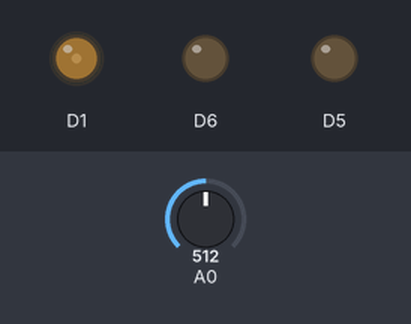
The sketch below on a simulated ESP8266 (NodeMCU). Parts: output pins drawn as LEDs (lit = HIGH). The inputs (shaded band) are chosen by the test bench; at power-on: A0 = 512. WiFi joins after 1.5 s; servers stay silent unless stated; what the sketch prints to the serial monitor is not drawn.

Above: at 2.7 s.
2.8 s: A0 set to 987
4.3 s: A0 set to 1014
At 5.1 s:
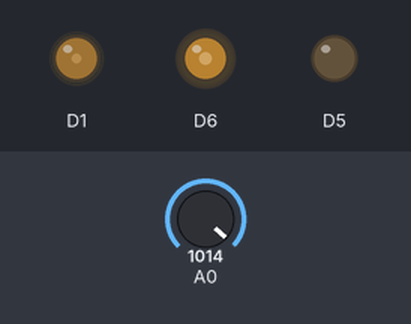
7.3 s: A0 set to 990
At 7.6 s:
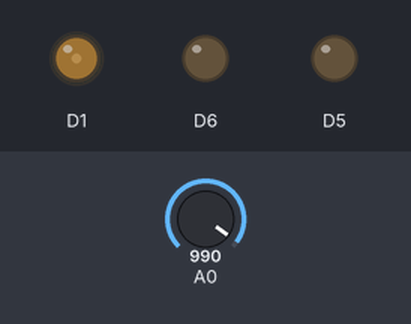
8.8 s: A0 set to 1010
At 9.6 s:
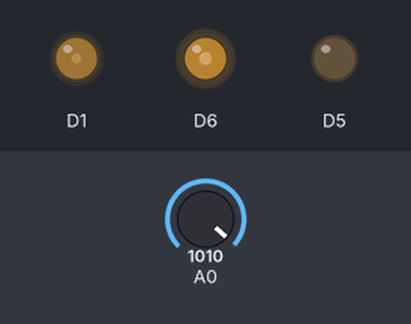
Timing chart, 0 to 11.8 s (numbered marks = the images above; inputs shaded):
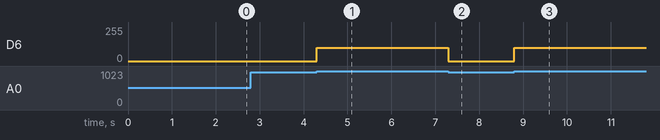

The sketch:

Wol_hardware.ino
```cpp
#include <ESP8266WiFi.h>
#include <ESP8266WebServer.h>
int ReadPin = D0;
const char* ssid = ""; //ssid here
const char* password = ""; //pw here
ESP8266WebServer server(80);

const char pageMain[] PROGMEM = R"=====(
<!DOCTYPE html>
<html lang="en">
<head>
    <meta charset="UTF-8">
    <meta name="viewport" content="width=device-width, initial-scale=1.0">
    <title>aa2 IoT Network</title>
    <style>
        body, html{
            background-color: black;
            color: white;
            display: flex;
            align-items: center;
            justify-content: center;
            flex-direction: column;
            width: 100%;
            height: 100%;
            overflow: hidden;
        }
        #code{
            color: white;
            border: 1px solid white;
            background-color: black;
            outline: none;
        }
        #send{
            color: white;
            border: 1px solid white;
            background-color: black;
        }
    </style>
</head>
<body>
    <h1>aa2 IoT Network</h1>
    <div>
        <div>Active Code is Here</div>

        <form action="/signal_on" method="post">
            <label for = "name"></label>
            <input id = "code" type="password" id="name" name="name">
            <input id = "send" type="submit" value="전송">
        </form>
    </div>
</body>
</html>
)=====";

void htmlmain() {
	String html = pageMain;
	server.send(200, "text/html", html);
}


void signal_on() {
  if (server.hasArg("name")) {
    if (server.arg("name") == "somepasswd here"){server.send(200, "text/plain", "signal injected!");
      wol();
    	Serial.println("wifi");
    }
    else {server.send(200, "text/plain", "password is incorrect!");}
  }
  else {server.send(418);}
}

void setup() {
  Serial.begin(115200);
  analogWrite(D1, 50); //120때 적당했음 더 낮춰본다 지금은
  pinMode(ReadPin, INPUT);

  WiFi.mode(WIFI_STA);
	WiFi.begin(ssid, password);
	while (WiFi.status() != WL_CONNECTED) {
		delay(500);
		Serial.print(".");
	}
	Serial.println("");
	Serial.print("Connecting to ");
	Serial.println(ssid);
	Serial.print("IP address: ");
	Serial.println(WiFi.localIP());

	server.on("/", htmlmain);
	server.on("/signal_on", signal_on);
	server.begin();
	Serial.println("Server started");
}

void loop() {
  server.handleClient();
  int Result = analogRead(ReadPin);
  if (Result >= 1000){
    Serial.println("local");
    wol();
  }
}

void wol() {
  Serial.println("wol!");
  analogWrite(D6, 100);
  pinMode(D5, OUTPUT);
  delay(1000);
  analogWrite(D6, 0);
  pinMode(D5, INPUT);
}
```

Measured:
- the behaviour switches between 999 and 1000 on A0 (found by bisection; images 0 and 1)
- after the input at 2.8 s, every drawn part: stays the same
- after the input at 4.3 s, D6: 0/255 → 100/255 at once
- after the input at 7.3 s, D6: 100/255 → 0/255 at once
- after the input at 8.8 s, D6: 0/255 → 100/255 at once
